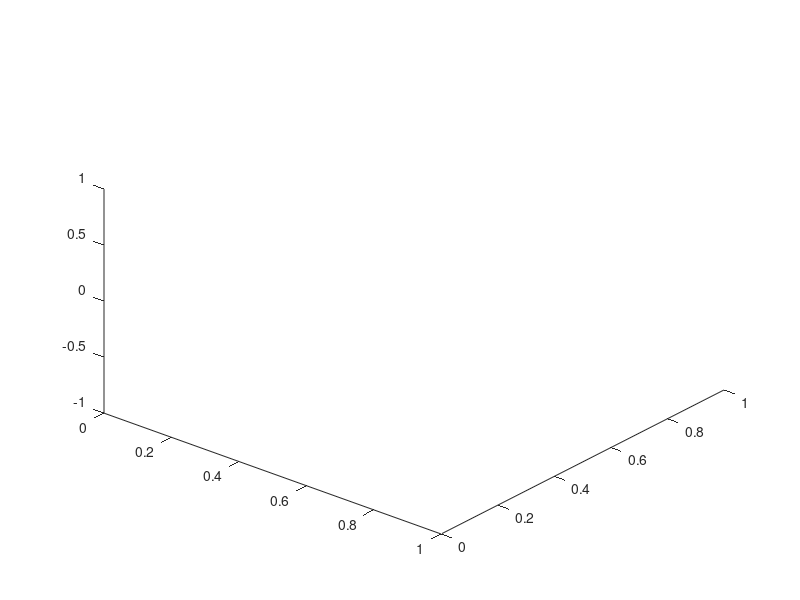

Write MATLAB code to recreate this figure.
function figHandle = plotOpticalSystem(varargin)
% Creates a cross-section schematic illustration of the model eye
%
% Syntax:
%  plotModelEyeSchematic(eye)
%
% Description:
%   Create a schematic diagram of the model eye specified in the passed
%   eye variable.
%
% Inputs:
%   eye                   - An eye struct returned from
%                           modelEyeParameters()
%
% Optional key/value pairs:
%  'view'                 - String. The view to display. Valid choices
%                           include {'axial','sagittal'};
%  'newFigure'            - Logical. Determines if we create a new figure.
%  'plotColor'            - String. Matlab line spec code for line color,
%                           e.g., {'k','r','b'};
%
% Outputs:
%   figHandle             - Handle to a created figure. Empty if a new
%                           figure was not requested.
%
% Examples:
%{
    %% Rays from the retina through the eye and a spectacle lens
    sceneGeometry = createSceneGeometry('sphericalAmetropia',-2,'spectacleLens',-2);
    % Plot the optical system
    plotOpticalSystem('surfaceSet',sceneGeometry.refraction.retinaToCamera,'addLighting',true);
    % Define an initial ray arising at the fovea
    p = sceneGeometry.eye.axes.visual.coords';
    % Loop over horizontal angles relative to the visual axis
    for ii = -2:1:2
        % Assemble the ray
        u = [1;tand(sceneGeometry.eye.axes.visual.degField(1)+ii);tand(sceneGeometry.eye.axes.visual.degField(2))];
        u = u./sqrt(sum(u.^2));
        R = [p, u];
        % Perform the ray trace
        [outputRay, rayPath] = rayTraceQuadrics(R, sceneGeometry.refraction.retinaToCamera.opticalSystem);
        % Add this ray to the optical system plot
        plotOpticalSystem('newFigure',false,'outputRay',outputRay,'rayPath',rayPath);
    end
%}


%% input parser
p = inputParser; p.KeepUnmatched = true;

% Optional
p.addParameter('newFigure',true,@islogical);
p.addParameter('visible',true,@islogical);
p.addParameter('surfaceSet',[], @isstruct);
p.addParameter('surfaceAlpha', 0.1,@isnumeric);
p.addParameter('retinaGeodetics', false,@islogical);
p.addParameter('rayPath',[], @(x)(isempty(x) | isnumeric(x)));
p.addParameter('outputRay',[], @(x)(isempty(x) | isnumeric(x)));
p.addParameter('rayColor','red',@(x)(ischar(x) | isnumeric(x)));
p.addParameter('addLighting',false, @islogical);
p.addParameter('viewAngle',[40 40],@isnumeric);

% parse
p.parse(varargin{:})



% Open a figure
if p.Results.newFigure
    if p.Results.visible
        figHandle = figure('Visible', 'on');
    else
        figHandle = figure('Visible', 'off');
    end
else
    figHandle = gcf;
end
hold on

% Plot the surfaceSet if provided
if ~isempty(p.Results.surfaceSet)

    % Create a local variable for the optical system and strip any nan rows
    opticalSystem=p.Results.surfaceSet.opticalSystem;
    opticalSystem=opticalSystem(sum(isnan(opticalSystem),2)~=size(opticalSystem,2),:);

    % Determine the number of surfaces
    nSurfaces = size(opticalSystem,1);

    % Obtain the surface Labels and colors
    surfaceColors=p.Results.surfaceSet.surfaceColors;
    surfaceLabels=p.Results.surfaceSet.surfaceLabels;
    
    % Loop over the surfaces
    for ii=1:nSurfaces
        % Obtain the quadric, proceed if there are no nans
        S = opticalSystem(ii,1:10);
        if ~any(isnan(S))
            % Obtain the bounding box
            boundingBox = opticalSystem(ii,12:17);
            % Plot the surface. If it is the retinal surface, and geodetic
            % lines have been requested, include these.
            if strcmp(surfaceLabels{ii},'retina') && p.Results.retinaGeodetics
                quadric.plotSurface(S,boundingBox,surfaceColors{ii},p.Results.surfaceAlpha,'g','b',p.Results.surfaceAlpha);
            else
                quadric.plotSurface(S,boundingBox,surfaceColors{ii},p.Results.surfaceAlpha);
            end
        end
    end
end

% Plot the rayPath if provided
if ~isempty(p.Results.rayPath)
    plot3(p.Results.rayPath(1,:),p.Results.rayPath(2,:),p.Results.rayPath(3,:),'-r');
end

% Add the outputRay if provided
if ~isempty(p.Results.outputRay)
    outputRay = p.Results.outputRay;
    p1=outputRay(:,1);
    p2=p1+outputRay(:,2).*3;
    r = [p1 p2];
    plot3(r(1,:),r(2,:),r(3,:),'-g');
end

% Add a lighting source if requested
if p.Results.addLighting
    camlight
    lighting gouraud
end

% Set the viewing angle
view(p.Results.viewAngle);

end % plotOpticalSystem

